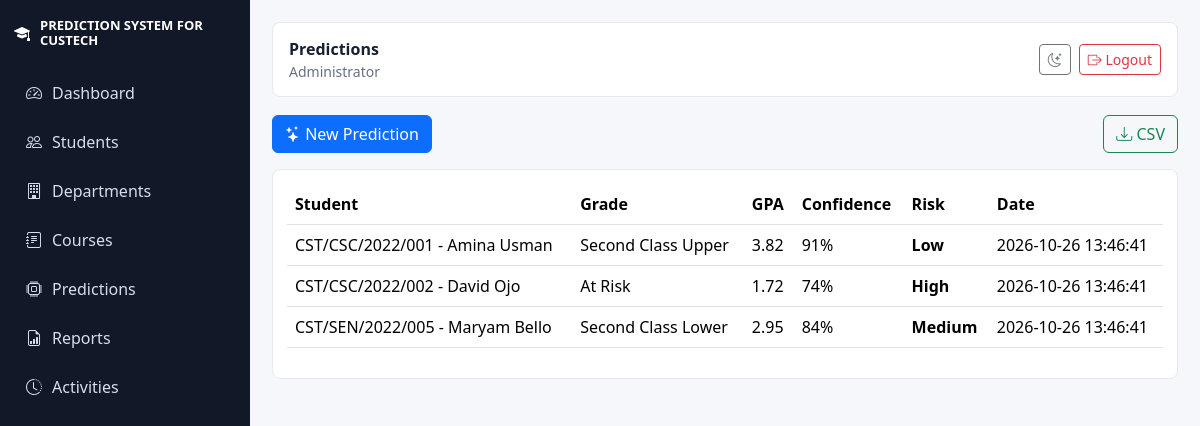
The app's page /admin/predictions.php (signed in) with its own data.
### tables this page shows
CREATE TABLE users (id INT AUTO_INCREMENT PRIMARY KEY, role_id INT NOT NULL, username VARCHAR(60) UNIQUE NOT NULL, email VARCHAR(120) UNIQUE NOT NULL, password_hash VARCHAR(255) NOT NULL, status ENUM('active','inactive') DEFAULT 'active', last_login DATETIME NULL, created_at DATETIME, FOREIGN KEY (role_id) REFERENCES roles(id));

CREATE TABLE roles (id INT AUTO_INCREMENT PRIMARY KEY, name VARCHAR(60) UNIQUE NOT NULL, description VARCHAR(255));

CREATE TABLE predictions (id INT AUTO_INCREMENT PRIMARY KEY, student_id INT NOT NULL, input_data JSON, predicted_grade VARCHAR(60), predicted_gpa DECIMAL(4,2), probability_score DECIMAL(5,2), confidence INT, risk_level VARCHAR(20), recommendations TEXT, created_by INT, created_at DATETIME, FOREIGN KEY (student_id) REFERENCES students(id), FOREIGN KEY (created_by) REFERENCES users(id));

### includes/functions.php (called while the page is built, shortened)
<?php
function db(): PDO
{
    static $pdo = null;
    if ($pdo instanceof PDO) {
        return $pdo;
    }
    $dsn = 'mysql:host=' . DB_HOST . ';dbname=' . DB_NAME . ';charset=' . DB_CHARSET;
    $pdo = new PDO($dsn, DB_USER, DB_PASS, [
        PDO::ATTR_ERRMODE => PDO::ERRMODE_EXCEPTION,
        PDO::ATTR_DEFAULT_FETCH_MODE => PDO::FETCH_ASSOC,
        PDO::ATTR_EMULATE_PREPARES => false,
    ]);
    return $pdo;
}
function e(?string $value): string
{
    return htmlspecialchars((string)$value, ENT_QUOTES, 'UTF-8');
}
function url(string $path = ''): string
{
    return BASE_URL . '/' . ltrim($path, '/');
}
function current_user(): ?array
{
    $stmt = db()->prepare('SELECT u.*, r.name AS role_name FROM users u JOIN roles r ON r.id = u.role_id WHERE u.id = ? AND u.status = "active"');
    $stmt->execute([$_SESSION['user_id']]);
    return $stmt->fetch() ?: null;
}
function fetch_all(string $sql, array $params = []): array
{
    $stmt = db()->prepare($sql);
    $stmt->execute($params);
    return $stmt->fetchAll();
}

### admin/predictions.php (the view, shortened to what this page needs)
<?php
require_once __DIR__ . '/../includes/functions.php';
$rows = fetch_all('SELECT p.*, s.matric_no, CONCAT(s.first_name," ",s.last_name) student FROM predictions p JOIN students s ON s.id=p.student_id ORDER BY p.created_at DESC');
$title = 'Predictions';
require __DIR__ . '/../views/partials/header.php';
?>
<div class="d-flex justify-content-between mb-3"><a class="btn btn-primary" href="<?= e(url('student/prediction.php')) ?>"><i class="bi bi-stars"></i> New Prediction</a><a class="btn btn-outline-success" href="<?= e(url('exports/predictions_csv.php')) ?>"><i class="bi bi-download"></i> CSV</a></div>
<div class="table-wrap"><table class="table table-hover"><thead><tr><th>Student</th><th>Grade</th><th>GPA</th><th>Confidence</th><th>Risk</th><th>Date</th></tr></thead><tbody><?php foreach($rows as $r): ?><tr><td><?= e($r['matric_no'].' - '.$r['student']) ?></td><td><?= e($r['predicted_grade']) ?></td><td><?= e($r['predicted_gpa']) ?></td><td><?= e($r['confidence']) ?>%</td><td class="risk-<?= e(strtolower($r['risk_level'])) ?>"><?= e($r['risk_level']) ?></td><td><?= e($r['created_at']) ?></td></tr><?php endforeach; ?></tbody></table></div>
<?php require __DIR__ . '/../views/partials/footer.php'; ?>

### views/partials/header.php (shortened to what this page needs)
<?php $user = current_user(); ?>
<!doctype html>
<html lang="en" data-theme="<?= e($_COOKIE['theme'] ?? 'light') ?>">
<head>
    <link href="<?= e(url('assets/vendor/bootstrap/css/bootstrap.min.css')) ?>" rel="stylesheet">
    <link href="<?= e(url('assets/vendor/bootstrap-icons/bootstrap-icons.min.css')) ?>" rel="stylesheet">
    <link href="<?= e(url('assets/css/style.css')) ?>" rel="stylesheet">
</head>
<body>
<div class="app-shell">
<?php if ($user): ?>
    <aside class="sidebar">
        <a class="brand" href="<?= e(url('dashboard.php')) ?>"><i class="bi bi-mortarboard-fill"></i><span>PREDICTION SYSTEM FOR CUSTECH</span></a>
        <nav>
            <a href="<?= e(url('dashboard.php')) ?>"><i class="bi bi-speedometer2"></i> Dashboard</a>
            <?php if (in_array($user['role_name'], ['Super Admin','Administrator'], true)): ?>
                <a href="<?= e(url('admin/students.php')) ?>"><i class="bi bi-people"></i> Students</a>
                <a href="<?= e(url('admin/departments.php')) ?>"><i class="bi bi-building"></i> Departments</a>
                <a href="<?= e(url('admin/courses.php')) ?>"><i class="bi bi-journal-text"></i> Courses</a>
                <a href="<?= e(url('admin/predictions.php')) ?>"><i class="bi bi-cpu"></i> Predictions</a>
                <a href="<?= e(url('admin/reports.php')) ?>"><i class="bi bi-file-earmark-bar-graph"></i> Reports</a>
            <?php endif; ?>
            <a href="<?= e(url('activities.php')) ?>"><i class="bi bi-clock-history"></i> Activities</a>
        </nav>
    </aside>
<?php endif; ?>
<main class="<?= $user ? 'content' : 'public-content' ?>">
<?php if ($user): ?>
    <header class="topbar">
        <div>
            <strong><?= e($title ?? 'Dashboard') ?></strong>
            <small><?= e($user['role_name']) ?></small>
        </div>
        <div class="top-actions">
            <button class="btn btn-sm btn-outline-secondary" id="themeToggle" title="Toggle theme"><i class="bi bi-moon-stars"></i></button>
            <a class="btn btn-sm btn-outline-danger" href="<?= e(url('logout.php')) ?>"><i class="bi bi-box-arrow-right"></i> Logout</a>
        </div>
    </header>
<?php endif; ?>

### assets/css/style.css (style rules this page uses)
:root { --bg: #f5f7fb; --panel: #ffffff; --text: #172033; --muted: #667085; --line: #e6eaf0; --primary: #1769aa; --success: #18865b; --danger: #bd2c3c; }
body { background: var(--bg); color: var(--text); font-family: "Segoe UI", Arial, sans-serif; }
.app-shell { min-height: 100vh; display: flex; }
.sidebar { width: 250px; background: #111827; color: white; position: fixed; inset: 0 auto 0 0; padding: 18px 14px; overflow-y: auto; }
.brand { display: flex; gap: 10px; align-items: center; color: white; text-decoration: none; font-weight: 800; margin-bottom: 22px; line-height: 1.15; }
.brand span { font-size: 13px; }
.sidebar nav a { display: flex; align-items: center; gap: 10px; color: #d7deea; text-decoration: none; padding: 11px 12px; border-radius: 8px; margin: 3px 0; }
.content { margin-left: 250px; width: calc(100% - 250px); padding: 22px; }
.topbar { background: var(--panel); border: 1px solid var(--line); border-radius: 8px; padding: 14px 16px; display: flex; justify-content: space-between; align-items: center; margin-bottom: 18px; }
.topbar small { display:block; color: var(--muted); }
.top-actions { display: flex; gap: 8px; }
.card, .table-wrap, .auth-card { background: var(--panel); border: 1px solid var(--line); border-radius: 8px; color: var(--text); }
.table-wrap { padding: 14px; overflow-x: auto; }
.risk-low { color: var(--success); font-weight: 700; }
.risk-medium { color: #b7791f; font-weight: 700; }
.risk-high { color: var(--danger); font-weight: 700; }

### records on screen
users: role.name "Administrator"
predictions: student "CST/CSC/2022/001 - Amina Usman", predicted_grade "Second Class Upper", predicted_gpa "3.82", confidence "91", risk_level "Low", created_at "2026-10-26 13:46:41"
predictions: student "CST/CSC/2022/002 - David Ojo", predicted_grade "At Risk", predicted_gpa "1.72", confidence "74", risk_level "High", created_at "2026-10-26 13:46:41"
predictions: student "CST/SEN/2022/005 - Maryam Bello", predicted_grade "Second Class Lower", predicted_gpa "2.95", confidence "84", risk_level "Medium", created_at "2026-10-26 13:46:41"

### other values on screen
$title "Predictions"
